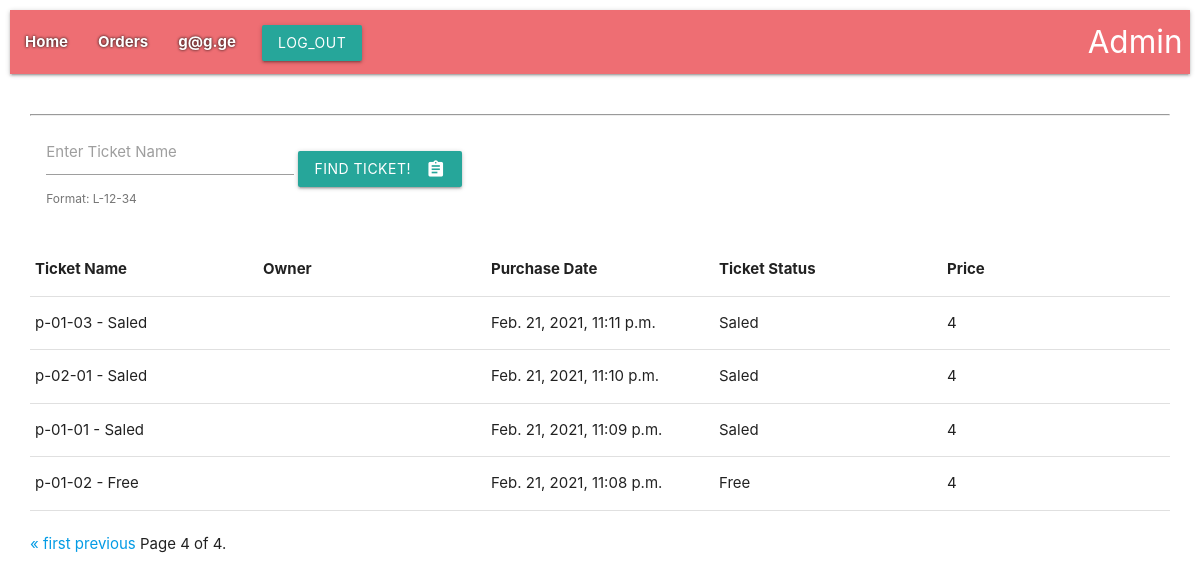
Before: /orders/?page=4&name= (signed in) with the older database file.
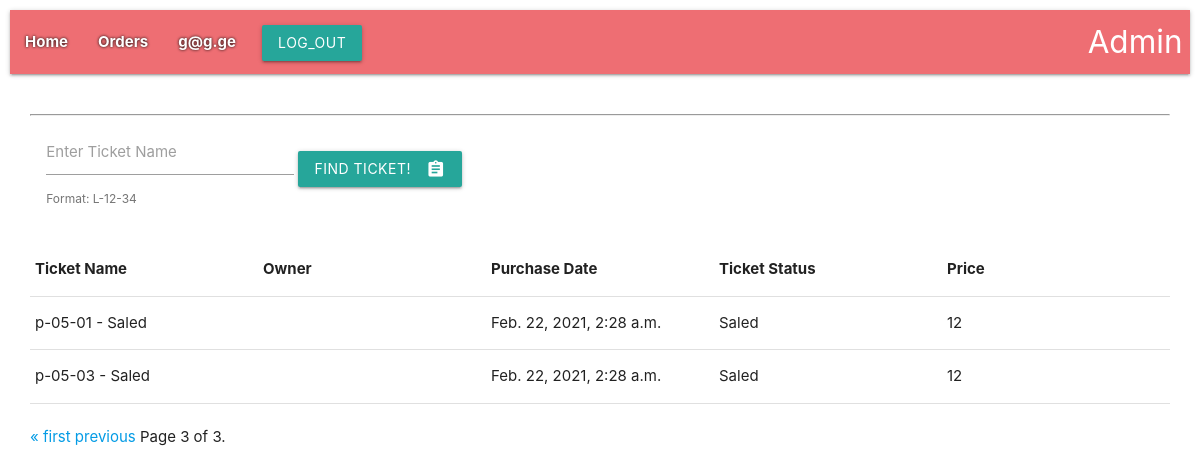
After: the same page with the newer database file.
### tickets/models.py (models this page shows, shortened)
class Order(models.Model):
    ticket = models.OneToOneField(
        to='Ticket', on_delete=models.CASCADE,
        related_name='orders'
    )
    t_price = models.IntegerField(default=0)
    sale_date = models.DateTimeField(verbose_name="Sale time", auto_now_add=True)
    user = models.ForeignKey(to='user.User', on_delete=models.PROTECT, related_name='orders')
    class Meta:
        verbose_name = _('Order')
        verbose_name_plural = _('Orders')

class Ticket(models.Model):
    name = models.CharField(max_length=24, verbose_name='Name')
    start_time = models.DateTimeField(verbose_name='Start time', default=datetime(2021, 2, 3))
    end_time = models.DateTimeField(verbose_name="End time", default=datetime(2021, 2, 4))
    code = models.IntegerField(unique=True)
    price = models.IntegerField(default=12)
    class StatusType(TextChoices):
        FREE = 'Free', _("Free")
        SALED = 'Saled', _("Saled")
    status = models.CharField(max_length=5, choices=StatusType.choices, default=StatusType.FREE)
    def __str__(self):
        return f'{self.name} - {self.status}'
    class Meta:
        verbose_name = _('Ticket')
        verbose_name_plural = _('Tickets')

### tickets/views.py (the view)
# urls.py: path('orders/', lr(order), name='order'),
def order(request: WSGIRequest):
    order_q = Q()
    q1 = request.GET.get('name')
    if q1:
        order_q &= Q(ticket__name__icontains=q1)
    order_list = Order.objects.filter(order_q).order_by('-pk')
    paginator = Paginator(order_list, 4)  # Show 12 contacts per page.
    page_number = request.GET.get('page')
    page_obj = paginator.get_page(page_number)
    context = {
        'page_obj': page_obj,
    }
    return render(request=request, template_name='tickets/orders.html', context=context)

### templates/tickets/orders.html (shortened to what this page needs)
{% extends 'base.html' %}
{% block content %}
<div class="row">
</div>
<div style="padding:0 20px">
    <div class="row">
        <form class="col s12 m5 l5" action="." method="get">
            <div class="row">
                <div class="col s12">
                    <div class="input-field inline">
                        <input id="search_ticket" type="text" name="name" value="{{ request.GET.name }}">
                        <label for="search_ticket">Enter Ticket Name</label>
                        <span class="helper-text" data-error="wrong" data-success="right">Format: L-12-34</span>
                    </div>
                    <button class="btn waves-effect waves-light" type="submit" name="action">Find Ticket!
                        <i class="material-icons right">assignment</i>
                    </button>
                </div>
            </div>
        </form>
        <hr>
        <table>
            <thead>
            <tr>
                <th style="width: 20%">Ticket Name</th>
                <th style="width: 20%">Owner</th>
                <th style="width: 20%">Purchase Date</th>
                <th style="width: 20%">Ticket Status</th>
                <th style="width: 20%">Price</th>
            </tr>
            </thead>
        </table>
        {% for ticket in page_obj %}
        <table>
            <tbody>
            <tr>
                <td style="width: 20%">{{ ticket.ticket }}</td>
                <td style="width: 20%">{{ ticket.ticket.user }}</td>
                <td style="width: 20%">{{ ticket.sale_date }}</td>
                <td style="width: 20%">{{ ticket.ticket.status }}</td>
                <td style="width: 20%">{{ ticket.t_price }}</td>
            </tr>
            </tbody>
        </table>
        {% endfor %}
<br>
        <div class="pagination">
    <span class="step-links">
        {% if page_obj.has_previous %}
            <a href="?page=1&name={{ request.GET.name }}">&laquo; first</a>
            <a href="?page={{ page_obj.previous_page_number }}&name={{ request.GET.name }}">previous</a>
        {% endif %}
        <span class="current">
            Page {{ page_obj.number }} of {{ page_obj.paginator.num_pages }}.
        </span>
    </span>
        </div>
    </div>
</div>
{% endblock %}

Changed rows visible on the page:
removed Order: ticket "p-01-03 - Saled", sale_date "Feb. 21, 2021, 11:11 p.m.", ticket.status "Saled", t_price "4"
removed Order: ticket "p-02-01 - Saled", sale_date "Feb. 21, 2021, 11:10 p.m.", ticket.status "Saled", t_price "4"
removed Order: ticket "p-01-01 - Saled", sale_date "Feb. 21, 2021, 11:09 p.m.", ticket.status "Saled", t_price "4"
removed Order: ticket "p-01-02 - Free", sale_date "Feb. 21, 2021, 11:08 p.m.", ticket.status "Free", t_price "4"
added Order: ticket "p-05-01 - Saled", sale_date "Feb. 22, 2021, 2:28 a.m.", ticket.status "Saled", t_price "12"
added Order: ticket "p-05-03 - Saled", sale_date "Feb. 22, 2021, 2:28 a.m.", ticket.status "Saled", t_price "12"
Other visible differences:
{{ page_obj.number }}: "4" → "3"
{{ page_obj.paginator.num_pages }}: "4" → "3"
